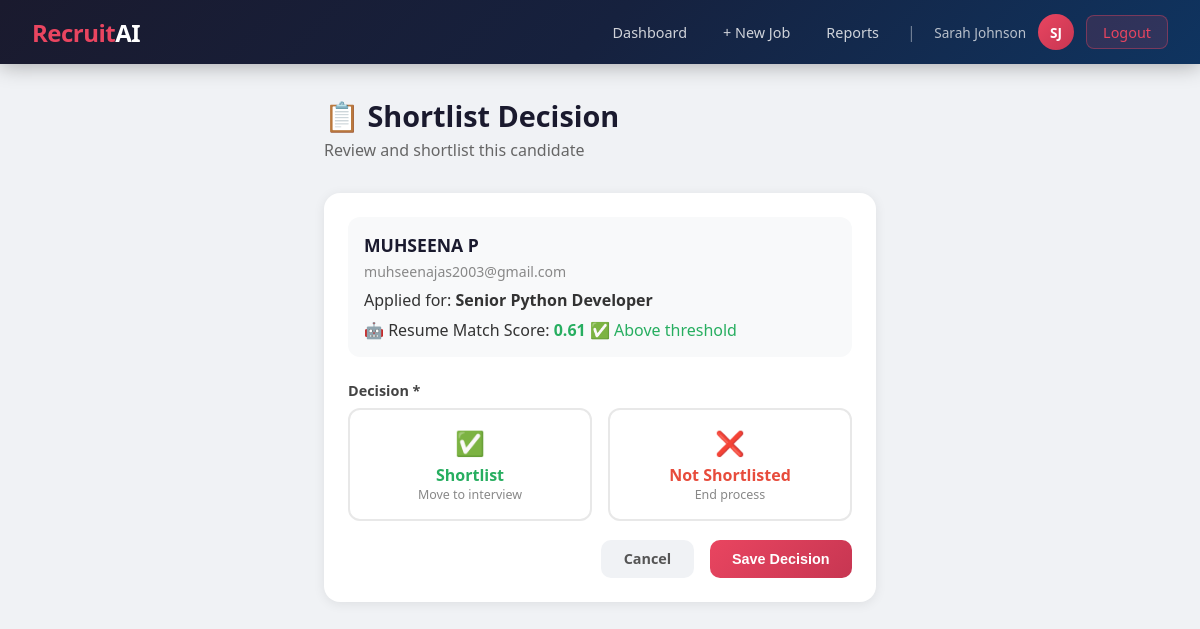
Screenshot of /hr/applications/1/shortlist/ (signed in) with the database file from the repository.
### core/models.py (models this page shows, shortened)
class Application(models.Model):
    STATUS_CHOICES = [
        ('applied', 'Applied'),
        ('not_shortlisted', 'Not Shortlisted'),
        ('shortlisted', 'Shortlisted'),
        ('technical_scheduled', 'Technical Interview Scheduled'),
        ('technical_completed', 'Technical Interview Completed'),
        ('hr_scheduled', 'HR Interview Scheduled'),
        ('hr_completed', 'HR Interview Completed'),
        ('system_recommended', 'System Recommended'),
        ('selected', 'Selected'),
        ('rejected', 'Rejected'),
    ]
    RECOMMENDATION_CHOICES = [
        ('selected', 'Selected'),
        ('rejected', 'Rejected'),
    ]
    job = models.ForeignKey(Job, on_delete=models.CASCADE, related_name='applications')
    candidate = models.ForeignKey(User, on_delete=models.CASCADE, related_name='applications')
    resume = models.FileField(upload_to='resumes/')
    resume_text = models.TextField(blank=True)
    status = models.CharField(max_length=30, choices=STATUS_CHOICES, default='applied')
    rank = models.IntegerField(null=True, blank=True)
    applied_at = models.DateTimeField(auto_now_add=True)
    updated_at = models.DateTimeField(auto_now=True)
    resume_score = models.FloatField(null=True, blank=True)
    technical_date = models.DateField(null=True, blank=True)
    technical_score = models.FloatField(null=True, blank=True)
    technical_attended = models.BooleanField(null=True, blank=True)
    technical_feedback = models.TextField(blank=True)
    hr_date = models.DateField(null=True, blank=True)
    hr_score = models.FloatField(null=True, blank=True)
    hr_attended = models.BooleanField(null=True, blank=True)
    hr_feedback = models.TextField(blank=True)
    final_score = models.FloatField(null=True, blank=True)
    system_recommendation = models.CharField(
        max_length=10, choices=RECOMMENDATION_CHOICES, null=True, blank=True
    )
    final_decision = models.CharField(
        max_length=10, choices=RECOMMENDATION_CHOICES, null=True, blank=True
    )
    hr_decision_notes = models.TextField(blank=True)
    class Meta:
        unique_together = ('job', 'candidate')
        ordering = ['-resume_score']

class Job(models.Model):
    hr = models.ForeignKey(User, on_delete=models.CASCADE, related_name='jobs')
    title = models.CharField(max_length=200)
    required_skills = models.TextField(help_text="Comma-separated skills")
    required_experience = models.CharField(max_length=100)
    description = models.TextField()
    start_date = models.DateField(null=True, blank=True)
    end_date = models.DateField(null=True, blank=True)
    created_at = models.DateTimeField(auto_now_add=True)
    updated_at = models.DateTimeField(auto_now=True)

### core/views.py (the view)
    @login_required
    def wrapper(request, *args, **kwargs):
        if not hasattr(request.user, 'profile') or not request.user.profile.is_hr():
            messages.error(request, "Access denied. HR only.")
            return redirect('dashboard')
        return func(request, *args, **kwargs)

### core/models.py (called while the page is built)
    def is_hr(self):
        return self.role == 'hr'

### core/views.py (called while the page is built)
def require_hr(func):
    @login_required
    def wrapper(request, *args, **kwargs):
        if not hasattr(request.user, 'profile') or not request.user.profile.is_hr():
            messages.error(request, "Access denied. HR only.")
            return redirect('dashboard')
        return func(request, *args, **kwargs)
    wrapper.__name__ = func.__name__
    return wrapper

@require_hr
def shortlist_candidate(request, pk):
    application = get_object_or_404(Application, pk=pk, job__hr=request.user)
    if request.method == 'POST':
        form = ShortlistForm(request.POST, instance=application)
        if form.is_valid():
            form.save()
            messages.success(request, f"Status updated to: {application.get_status_display()}")
            return redirect('job_applicants', pk=application.job.pk)
    else:
        form = ShortlistForm(instance=application)
    return render(request, 'core/shortlist.html', {
        'application': application,
        'form': form
    })

### core/templates/core/shortlist.html (shortened to what this page needs)
{% extends 'core/base.html' %}
{% block content %}
<div class="container" style="max-width:600px;">
    <div class="page-header">
        <h1>📋 Shortlist Decision</h1>
        <p>Review and shortlist this candidate</p>
    </div>
    <div class="card">
        <div style="background:#f8f9fa; border-radius:12px; padding:1rem; margin-bottom:1.5rem;">
            <div style="font-weight:700; font-size:1.1rem; color:#1a1a2e;">
                {{ application.candidate.get_full_name|default:application.candidate.username }}
            </div>
            <div style="color:#888; font-size:0.88rem; margin-top:0.3rem;">{{ application.candidate.email }}</div>
            <div style="margin-top:0.5rem;">
                Applied for: <strong>{{ application.job.title }}</strong>
            </div>
            {% if application.resume_score is not None %}
            <div style="margin-top:0.5rem;">
                🤖 Resume Match Score:
                <strong style="color:{% if application.resume_score >= 0.6 %}#27ae60{% else %}#e74c3c{% endif %}">
                    {{ application.resume_score|floatformat:2 }}
                </strong>
                {% if application.resume_score >= 0.6 %}
                <span style="color:#27ae60;">✅ Above threshold</span>
                {% else %}
                <span style="color:#e74c3c;">❌ Below threshold</span>
                {% endif %}
            </div>
            {% endif %}
        </div>
        <form method="post">
            <div class="form-group">
                <label class="form-label">Decision *</label>
                <div style="display:flex; gap:1rem; margin-top:0.5rem;">
                    <label style="flex:1; cursor:pointer; padding:1rem; border:2px solid #e8e8e8; border-radius:12px; text-align:center; transition:all 0.2s;">
                        <div style="font-size:1.5rem;">✅</div>
                        <div style="font-weight:600; color:#27ae60; margin-top:0.3rem;">Shortlist</div>
                        <div style="font-size:0.78rem; color:#888;">Move to interview</div>
                    </label>
                    <label style="flex:1; cursor:pointer; padding:1rem; border:2px solid #e8e8e8; border-radius:12px; text-align:center; transition:all 0.2s;">
                        <div style="font-size:1.5rem;">❌</div>
                        <div style="font-weight:600; color:#e74c3c; margin-top:0.3rem;">Not Shortlisted</div>
                        <div style="font-size:0.78rem; color:#888;">End process</div>
                    </label>
                </div>
            </div>
            <div style="display:flex; gap:1rem; justify-content:flex-end; margin-top:1rem;">
                <a href="{% url 'job_applicants' application.job.pk %}" class="btn btn-secondary">Cancel</a>
                <button type="submit" class="btn btn-primary">Save Decision</button>
            </div>
        </form>
    </div>
</div>
{% endblock %}

### core/templates/core/base.html (shortened to what this page needs)
<!DOCTYPE html>
<html lang="en">
<head>
</head>
<body>
{% if user.is_authenticated %}
<nav class="navbar">
    <a href="{% url 'dashboard' %}" class="navbar-brand">Recruit<span>AI</span></a>
    <div class="navbar-nav">
        {% if user.profile.is_hr %}
            <a href="{% url 'hr_dashboard' %}" class="nav-link">Dashboard</a>
            <a href="{% url 'create_job' %}" class="nav-link">+ New Job</a>
            <a href="{% url 'hr_reports' %}" class="nav-link">Reports</a>
        {% else %}
            <a href="{% url 'candidate_dashboard' %}" class="nav-link">My Applications</a>
            <a href="{% url 'job_list' %}" class="nav-link">Browse Jobs</a>
        {% endif %}
        <span style="color:rgba(255,255,255,0.4); padding: 0 0.5rem;">|</span>
        <span class="nav-username">{{ user.get_full_name|default:user.username }}</span>
        <a href="{% url 'view_profile' %}" class="nav-avatar" title="View Profile">
            {{ user.first_name|first|upper }}{{ user.last_name|first|upper }}
        </a>
        <a href="{% url 'logout' %}" class="btn-logout" style="margin-left:0.5rem;">Logout</a>
    </div>
</nav>
{% endif %}
{% block content %}{% endblock %}
</body>
</html>

### core/templates/core/base.html (style rules this page uses)
* { box-sizing: border-box; margin: 0; padding: 0; }
body { font-family: 'Segoe UI', sans-serif; background: #f0f2f5; color: #333; min-height: 100vh; }
.navbar { background: linear-gradient(135deg, #1a1a2e 0%, #16213e 50%, #0f3460 100%); padding: 0 2rem; display: flex; align-items: center; justify-content: space-between; height: 64px; box-shadow: 0 2px 20px rgba(0,0,0,0.3); position: sticky; top: 0; z-index: 100; }
.navbar-brand { color: #e94560; font-size: 1.5rem; font-weight: 800; text-decoration: none; letter-spacing: -0.5px; }
.navbar-brand span { color: #fff; }
.navbar-nav { display: flex; gap: 0.25rem; align-items: center; }
.nav-link { color: rgba(255,255,255,0.8); text-decoration: none; padding: 0.5rem 1rem; border-radius: 8px; font-size: 0.9rem; transition: all 0.2s; }
.btn-logout { background: rgba(233,69,96,0.15); border: 1px solid rgba(233,69,96,0.4); color: #e94560; padding: 0.4rem 1rem; border-radius: 8px; cursor: pointer; font-size: 0.9rem; text-decoration: none; transition: all 0.2s; }
.nav-avatar { width: 36px; height: 36px; border-radius: 50%; background: linear-gradient(135deg, #e94560, #c73652); color: #fff; display: flex; align-items: center; justify-content: center; font-weight: 700; font-size: 0.85rem; cursor: pointer; text-decoration: none; margin-left: 0.5rem; transition: all 0.2s; }
.nav-username { color: rgba(255,255,255,0.7); font-size: 0.85rem; margin-left: 0.4rem; }
.container { max-width: 1200px; margin: 2rem auto; padding: 0 1.5rem; }
.page-header { margin-bottom: 2rem; }
.page-header h1 { font-size: 1.8rem; color: #1a1a2e; font-weight: 700; }
.page-header p { color: #666; margin-top: 0.25rem; }
.card { background: #fff; border-radius: 16px; box-shadow: 0 2px 12px rgba(0,0,0,0.08); padding: 1.5rem; margin-bottom: 1.5rem; }
.btn { display: inline-block; padding: 0.6rem 1.4rem; border-radius: 10px; font-size: 0.9rem; font-weight: 600; cursor: pointer; border: none; text-decoration: none; transition: all 0.2s; }
.btn-primary { background: linear-gradient(135deg, #e94560, #c73652); color: #fff; }
.btn-secondary { background: #f0f2f5; color: #555; }
.form-group { margin-bottom: 1.2rem; }
.form-label { display: block; font-weight: 600; margin-bottom: 0.4rem; color: #444; font-size: 0.9rem; }

### rows the page displays
Application: candidate.get_full_name "MUHSEENA P", candidate.email "muhseenajas2003@gmail.com", job "Senior Python Developer", resume_score "0.61"

### other values shown
{{ user.get_full_name|default:user.username }} "Sarah Johnson"
{{ user.first_name|first|upper }} "S"
{{ user.last_name|first|upper }} "J"
